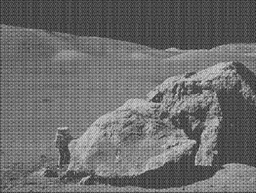
#> input picture 5_FT_WT/Practice_5_fft/periodic_noise.JPG, 256 x 193 px, shrunk from 787 x 594 before the run, found by its file name
$ jupyter execute lab5.ipynb
#> lines starting #> are read from the running program, lines starting #| are printed output that depends on the picture; after the words box and inside, x2 and y2 are one past the last pixel; in counts of white or black regions, pixels touching at a corner belong together
[cell 1]
import numpy as np
import cv2 as cv
from matplotlib import pyplot as plt

[cell 2]
img = cv.imread('periodic_noise.jpg', cv.IMREAD_GRAYSCALE)
#> img is the input picture: shape (193, 256); min 25, max 231, mean 107.7

#Преобразования Фурье
dft = cv.dft(np.float32(img),flags = cv.DFT_COMPLEX_OUTPUT)
dft_shift = np.fft.fftshift(dft)

magnitude_spectrum = 20*np.log(cv.magnitude(dft_shift[:,:,0],dft_shift[:,:,1]))
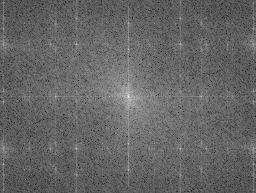
#> magnitude_spectrum: shape (193, 256) float32; min 44.96, max 309.8, mean 150.5; drawn with min black and max white

plt.subplot(121),plt.imshow(img, cmap = 'gray')
plt.title('Input Image'), plt.xticks([]), plt.yticks([])
plt.subplot(122),plt.imshow(magnitude_spectrum, cmap = 'gray')
plt.title('Magnitude Spectrum'), plt.xticks([]), plt.yticks([])
plt.show()
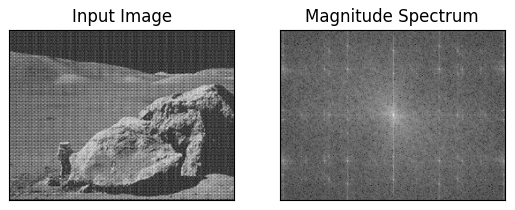
#> figure drawn by matplotlib, 2 panels

[cell 3]
rows, cols = img.shape
#> rows = 193; cols = 256
center_row, center_col = rows // 2, cols // 2
#> center_row = 96; center_col = 128

mask = np.ones((rows, cols, 2), np.float32) # маска высоких частот

sigma = 30
for i in range(rows):
    for j in range(cols):
        dist = np.sqrt((i - center_row)**2 + (j - center_col)**2)
        mask[i, j, :] = 1 - np.exp(-(dist**2)/(2 * sigma**2))

dft_shift = dft_shift * mask

f_ishift = np.fft.ifftshift(dft_shift)
img_back = cv.idft(f_ishift)
img_back = cv.magnitude(img_back[:,:,0],img_back[:,:,1])
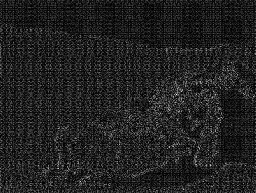
#> img_back: shape (193, 256) float32; min 0.489, max 4713413.5, mean 627444.8; drawn with min black and max white
mask_hpf_vis = mask[:,:,0]
plt.subplot(231),plt.imshow(img, cmap = 'gray')
plt.title('Input Image'), plt.xticks([]), plt.yticks([])
plt.subplot(232),plt.imshow(mask_hpf_vis, cmap = 'gray')
plt.title('Mask'), plt.xticks([]), plt.yticks([])
plt.subplot(233),plt.imshow(img_back, cmap = 'gray')
plt.title('Filtered image'), plt.xticks([]), plt.yticks([])
plt.show()
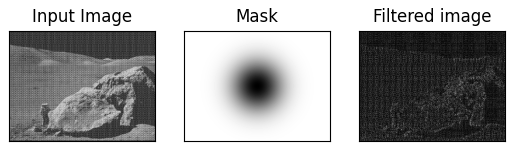
#> figure drawn by matplotlib, 3 panels

[cell 4]
dft = cv.dft(np.float32(img),flags = cv.DFT_COMPLEX_OUTPUT)
dft_shift = np.fft.fftshift(dft)

magnitude_spectrum = 20*np.log(cv.magnitude(dft_shift[:,:,0],dft_shift[:,:,1]))

magnitude_norm = cv.normalize(magnitude_spectrum, None, 0, 255, cv.NORM_MINMAX, cv.CV_8U)

_, thresh = cv.threshold(magnitude_norm, 200, 255, cv.THRESH_BINARY)
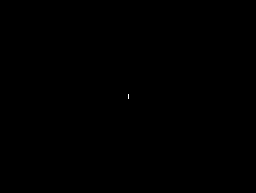
#> thresh: shape (193, 256); 0.01% white in thin lines or dots, all inside (x1, y1, x2, y2) = (128, 94, 129, 99)

peaks = cv.findNonZero(thresh)
#> peaks = [[128, 94], [128, 95], [128, 96], [128, 97], [128, 98]]

rows, cols = img.shape
noise_mask = np.ones((rows, cols, 2), dtype=np.float32)
r = 5 #радиус подавления шума

center_row, center_col = cols // 2, rows // 2
#> center_row = 128; center_col = 96

if peaks is not None:
    for pt in peaks:
        x, y = pt[0]

        if (x - center_row)**2 + (y - center_col)**2 < r**2:
            continue

        for i in range(rows):
            for j in range(cols):
                if (i - y)**2 + (j - x)**2 < r**2:
                    noise_mask[i, j, :] = 0
#> this loop made 5 passes

dft_shift_filtred = dft_shift * noise_mask

f_ishift = np.fft.ifftshift(dft_shift_filtred)
img_back = cv.idft(f_ishift)
img_back = cv.magnitude(img_back[:,:,0],img_back[:,:,1])
img_back = cv.normalize(img_back, None, 0,255, cv.NORM_MINMAX)
img_back = np.uint8(img_back)

plt.subplot(221),plt.imshow(img, cmap = 'gray')
plt.title('Input Image'), plt.xticks([]), plt.yticks([])
plt.subplot(222),plt.imshow(img_back, cmap = 'gray')
plt.title('Filtered image'), plt.xticks([]), plt.yticks([])
plt.show()
